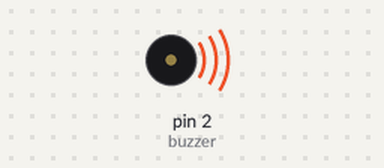
Recording of a sketch running on a simulated Arduino Uno, built with avr-gcc and run on an emulated ATmega328P. On the bench: buzzer (waves = sounding).

Above: at 0.2 s.
Timing chart, 0 to 3.0 s (numbered marks = the images above):
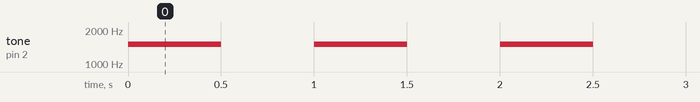

The sketch:

buzzer_tocar_5x.ino
```cpp
/*
Descrição: Código criado para tocar 5 x o buzzer

*/

int buzzer = 2;//Atribui o valor 2 à variável buzzer, que representa o pino digital D2 (GPIO2), onde o buzzer está conectado
int i = 0;//Variável para contar o número de vezes que o buzzer tocou

void setup() {
    pinMode(buzzer, OUTPUT);//Definindo o pino buzzer como de saída.
}
void loop() {
    for (i; i < 5; i++) { //Para i, enquanto i for menor que 5, realize o código e incremente 1 em i
        tone(buzzer, 1500); //Ligando o buzzer com uma frequência de 1500 Hz.
        delay(500); //Intervalo de 500 milissegundos
        noTone(buzzer); //Desligando o buzzer.
        delay(500); //Intervalo de 500 milissegundos
    }
}
```

Measured:
- by itself, tone on pin 2 (buzzer): alternates 1500 Hz for 0.50 s and silent for 0.50 s, 10 changes in all, then stays silent
